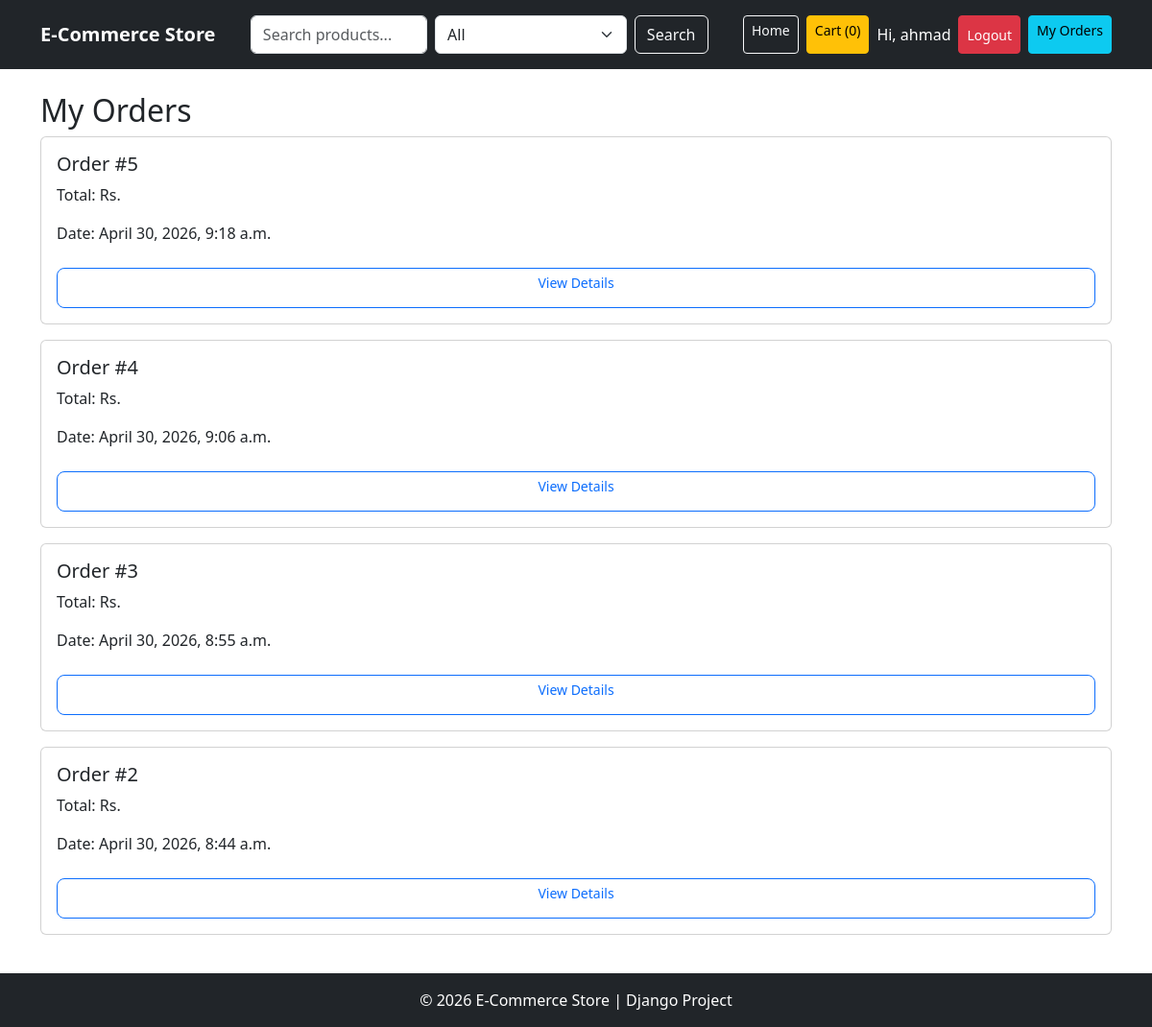
The page /orders/ (signed in) on the database as committed earlier.
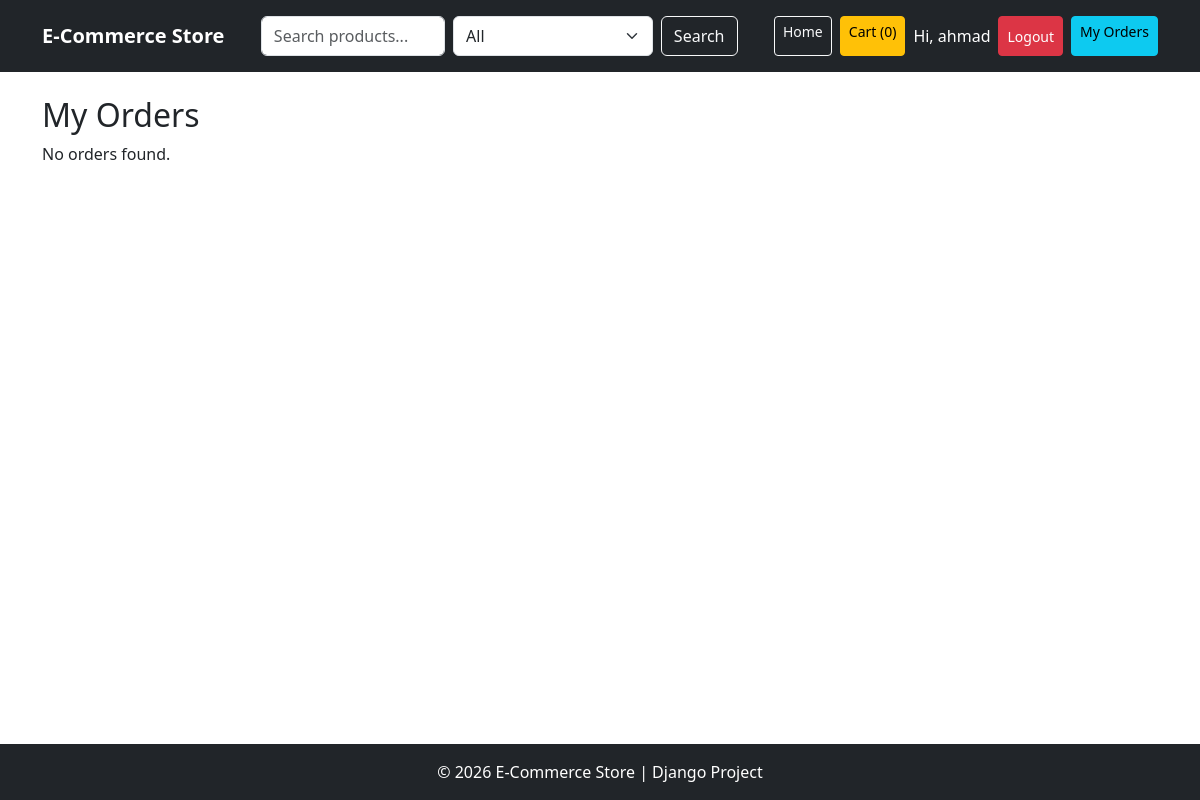
The same page on the database as committed later.
### store/models.py (models this page shows, shortened)
class Order(models.Model):
    user = models.ForeignKey(User, on_delete=models.CASCADE, null=True, blank=True)
    full_name = models.CharField(max_length=100)
    phone = models.CharField(max_length=20)
    address = models.TextField()
    total_amount = models.IntegerField()
    created_at = models.DateTimeField(auto_now_add=True)

### store/views.py (the view)
# urls.py: path('orders/', views.order_history, name='order_history'),
@login_required(login_url='login')
def order_history(request):
    orders = Order.objects.filter(user=request.user).order_by('-created_at')
    return render(request, 'store/order_history.html', {
        'orders': orders
        })

### store/context_processors.py (called while the page is built)
def categories_processor(request):
    categories = Product.objects.values_list('category', flat=True).distinct()
    return {
        'categories': categories
    }

def cart_count(request):
    cart = request.session.get('cart', {})
    total_items = sum(cart.values())
    return {
        'cart_count': total_items
    }

### store/templates/store/order_history.html
{% extends 'store/base.html' %} {% block content %}
<h2>My Orders</h2>
{% if orders %} {% for order in orders %}
<div class="card p-3 mb-3">
  <h5>Order #{{ order.id }}</h5>
  <p>Total: Rs. {{ item.total_price }}</p>
  <p>Date: {{ order.created_at }}</p>
  <div class="mt-2">
    <a
      href="{% url 'order_detail' order.id %}"
      class="btn btn-outline-primary btn-sm"
    >
      View Details
    </a>
  </div>
</div>
{% endfor %} {% else %}
<p>No orders found.</p>
{% endif %} {% endblock %}

### store/templates/store/base.html (shortened to what this page needs)
<!doctype html>
<html>
<head>
  <link href="https://cdn.jsdelivr.net/npm/bootstrap@5.3.0/dist/css/bootstrap.min.css" rel="stylesheet" />
</head>
<body class="d-flex flex-column min-vh-100">
 <nav class="navbar navbar-expand-lg navbar-dark bg-dark py-3">
  <div class="container">
    <a class="navbar-brand fw-bold" href="{% url 'product_list' %}">
      E-Commerce Store
    </a>
    <div class="collapse navbar-collapse" id="mainNavbar">
      <form method="GET" action="{% url 'product_list' %}" class="d-flex gap-2 mx-lg-auto my-3 my-lg-0">
        <input
          type="text"
          name="q"
          class="form-control"
          placeholder="Search products..."
        />
        <select name="category" class="form-select">
          <option value="">All</option>
        </select>
        <button class="btn btn-outline-light" type="submit">Search</button>
      </form>
      <div class="d-flex flex-wrap gap-2 ms-lg-3">
        <a href="{% url 'product_list' %}" class="btn btn-outline-light btn-sm">Home</a>
        <a href="{% url 'cart_page' %}" class="btn btn-warning btn-sm" id="cart-count">
          Cart ({{ cart_count }})
        </a>
        {% if user.is_authenticated %}
          <span class="text-white align-self-center">
            Hi, {{ user.username }}
          </span>
          <form method="post" action="{% url 'logout' %}">
            <button type="submit" class="btn btn-danger btn-sm">Logout</button>
          </form>
          <a href="{% url 'order_history' %}" class="btn btn-info btn-sm">My Orders</a>
        {% else %}
          <a href="{% url 'login' %}" class="btn btn-success btn-sm">Login</a>
          <a href="{% url 'register' %}" class="btn btn-primary btn-sm">Register</a>
        {% endif %}
      </div>
    </div>
  </div>
</nav>
  <main class="container py-4 flex-grow-1">
     {% block content %} {% endblock %}
  </main>
  <footer class="bg-dark text-white text-center py-3 mt-auto">
    <p class="mb-0">© 2026 E-Commerce Store | Django Project</p>
  </footer>
</body>
</html>

### store/templates/store/base.html (style rules this page uses)
body { opacity: 0; transition: opacity 0.25s ease-in-out; }
body.page-loaded { opacity: 1; }
.btn { height: 40px; display: flex; align-items: center; justify-content: center; }

Rows that differ between the two databases and show on the page:
removed Order: id "5", created_at "April 30, 2026, 9:18 a.m."
removed Order: id "4", created_at "April 30, 2026, 9:06 a.m."
removed Order: id "3", created_at "April 30, 2026, 8:55 a.m."
removed Order: id "2", created_at "April 30, 2026, 8:44 a.m."
Other text that changed with them:
text now shown: "No orders found."
